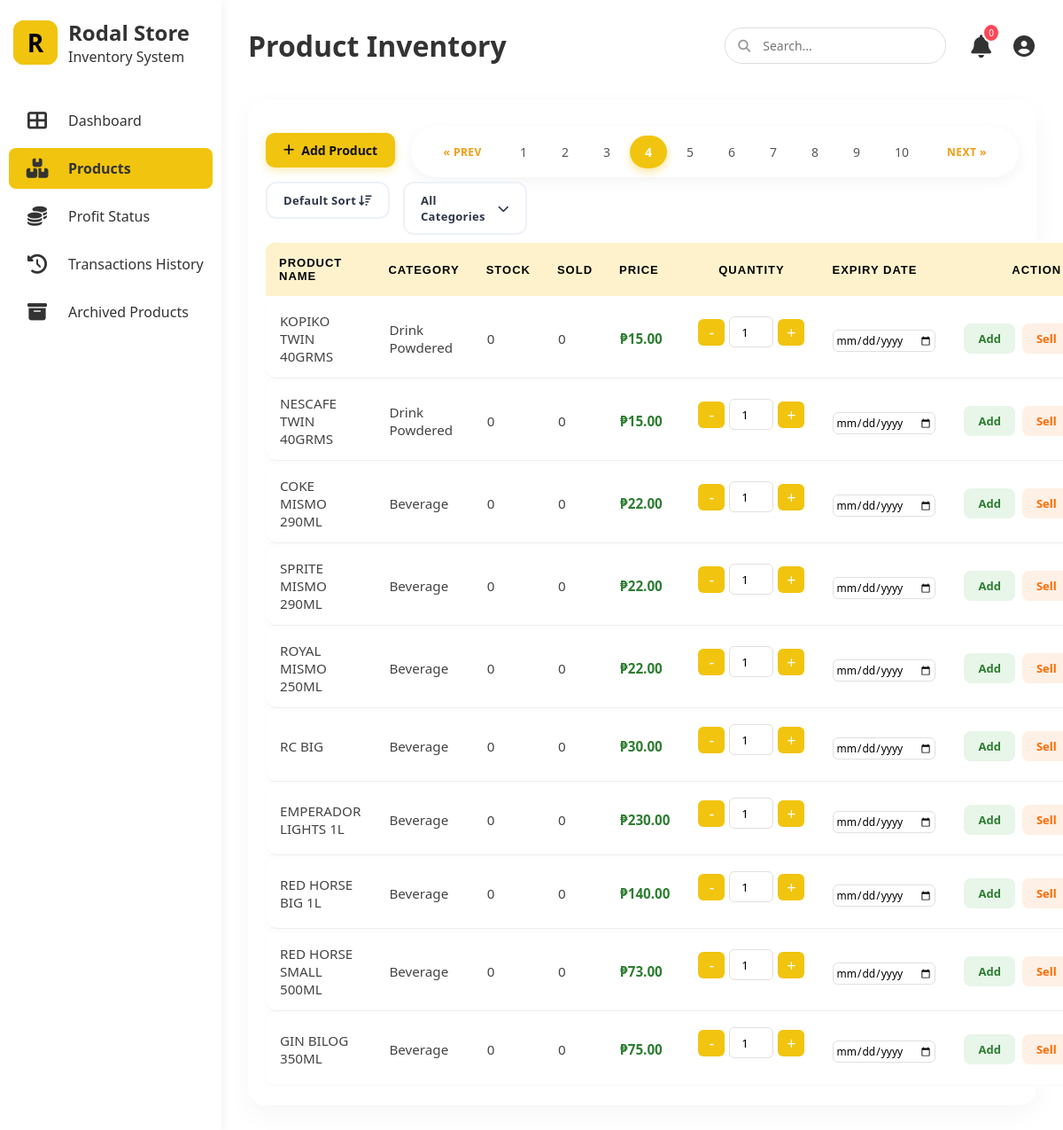
Screenshot of /stocks.php?page=4 (signed in) with the database file from the repository.
### tables this page shows
CREATE TABLE `product` (
  `product_id` int(11) NOT NULL,
  `product_name` varchar(255) NOT NULL,
  `category_id` int(11) NOT NULL,
  `cost` decimal(10,2) NOT NULL,
  `price` decimal(11,2) NOT NULL,
  `product_sku` varchar(255) NOT NULL,
  `is_active` tinyint(1) DEFAULT 1
);

CREATE TABLE `category` (
  `category_id` int(11) NOT NULL,
  `category_name` varchar(255) NOT NULL
);

### stocks.php (the view, shortened to what this page needs)
<?php
require 'db_connect.php';
$search = isset($_GET['search']) ? mysqli_real_escape_string($conn, $_GET['search']) : '';
$sort = $_GET['sort'] ?? 'default';
switch ($sort) {
    default:
        $orderBy = "p.product_id ASC";
}
$limit = 10;
$page = isset($_GET['page']) ? (int) $_GET['page'] : 1;
$offset = ($page - 1) * $limit;
$conditions = [];
$conditions[] = "p.is_active = 1";
$whereClause = "WHERE " . implode(" AND ", $conditions);
$total_query = "SELECT COUNT(*) as total
                FROM product p
                JOIN category c ON p.category_id = c.category_id
                $whereClause";
$total_results_res = mysqli_query($conn, $total_query);
$total_row = mysqli_fetch_assoc($total_results_res);
$total_pages = ceil($total_row['total'] / $limit);
$sql = "SELECT p.product_id, p.product_name, p.product_sku, p.cost, p.category_id, c.category_name, p.price,
        SUM(CASE WHEN t.transaction_type = 'IN' THEN t.quantity ELSE 0 END) as total_in,
        SUM(CASE WHEN t.transaction_type = 'OUT' THEN t.quantity ELSE 0 END) as total_out
        FROM product p
        JOIN category c ON p.category_id = c.category_id
        LEFT JOIN stock_transaction t ON p.product_id = t.product_id
        $whereClause
        GROUP BY p.product_id
        ORDER BY $orderBy
        LIMIT $limit OFFSET $offset";
$result = mysqli_query($conn, $sql);
?>
<!DOCTYPE html>
<html lang="en">
<head>
    <link rel="stylesheet" href="style.css">
    <link rel="stylesheet" href="https://cdnjs.cloudflare.com/ajax/libs/font-awesome/6.4.0/css/all.min.css">
</head>
<body>
    <div class="container">
        <aside class="sidebar">
            <div class="logo">
                <a href="dashboard.php" class="logo-r">
                    <div class="logo-r">R</div>
                </a>
                <div class="logo-text">
                    <h2>Rodal Store</h2>
                    <p>Inventory System</p>
                </div>
            </div>
            <ul class="nav-links">
                <li><a href="dashboard.php"><i class="fas fa-th-large"></i> <span>Dashboard</span></a></li>
                <li class="active"><a href="stocks.php"><i class="fas fa-boxes"></i> <span>Products</span></a></li>
                <li><a href="profit_status.php"><i class="fas fa-coins"></i> <span>Profit Status</span></a></li>
                <li><a href="purchase-history.php"><i class="fas fa-history"></i><span>Transactions History</span></a>
                </li>
                <li><a href="archived_products.php"><i class="fas fa-archive"></i> <span>Archived Products</span></a>
                </li>
            </ul>
        </aside>
        <main class="main-content">
            <header>
                <div class="header-title">
                    <h1>Product Inventory</h1>
                </div>
                <div class="header-right">
                    <div class="search-bar">
                        <form method="GET" action="stocks.php">
                            <input type="text" name="search" placeholder="Search..."
                                value="<?php echo htmlspecialchars($search); ?>">
                        </form>
                    </div>
                    <div class="user-actions">
                        <div class="notification-container">
                            <button class="icon-btn" id="notifBtn">
                                <i class="fas fa-bell"></i>
                                <span class="notif-badge" id="notifCount">0</span>
                            </button>
                        </div>
                        <div class="user-profile-wrapper"
                            style="position: relative !important; display: inline-block !important; vertical-align: middle;">
                            <div id="profileBtn" onclick="toggleProfileMenu(event)" style="cursor: pointer;
                padding: 2px;
                display: flex;
                align-items: center;
                justify-content: center;
                transition: opacity 0.2s;" onmouseover="this.style.opacity='0.8'" onmouseout="this.style.opacity='1'">
                                <i class="fas fa-user-circle"
                                    style="font-size: 24px !important; color: #333 !important;"></i>
                            </div>
                        </div>
                    </div>
                </div>
            </header>
            <section class="category-section">
                <div class="top-bar">
                    <button class="add-product-btn" onclick="openAddProductModal()">
                        <i class="fas fa-plus"></i> Add Product
                    </button>
                    <div class="pagination-container">
                        <?php
                        $url_params = '';
                        ?>
                        <div class="pagination">
                            <?php if ($page > 1): ?>
                                <a href="?page=<?php echo ($page - 1) . $url_params; ?>">&laquo; Prev</a>
                            <?php endif; ?>
                            <?php for ($i = 1; $i <= $total_pages; $i++): ?>
                                <a href="?page=<?php echo $i . $url_params; ?>"
                                    class="<?php echo ($page == $i) ? 'active' : ''; ?>">
                                    <?php echo $i; ?>
                                </a>
                            <?php endfor; ?>
                            <?php if ($page < $total_pages): ?>
                                <a href="?page=<?php echo ($page + 1) . $url_params; ?>">Next &raquo;</a>
                            <?php endif; ?>
                        </div>
                    </div>
                    <?php
                    $currentCat = $_GET['category'] ?? 'all';
                    ?>
                    <form method="GET" id="filterForm" action="stocks.php" style="display: flex; gap: 15px;">
                        <div class="modern-dropdown" id="sortDropdown">
                            <div class="dropdown-trigger">
                                <span>
                                    <?php
                                    $labels = [
                                        'default' => 'Default Sort',
                                        'most_sold' => 'Sales: Most Sold',
                                        'least_sold' => 'Sales: Least Sold',
                                        'alpha_asc' => 'Name: A to Z',
                                        'alpha_desc' => 'Name: Z to A',
                                        'price_asc' => 'Price: Low-High',
                                        'price_desc' => 'Price: High-Low',
                                        'stock_low' => 'Stock: Low-High',
                                        'stock_high' => 'Stock: High-Low'
                                    ];
                                    echo $labels[$sort] ?? 'Default Sort';
                                    ?>
                                </span>
                                <i class="fas fa-sort-amount-down"></i>
                            </div>
                        </div>
                        <div class="modern-dropdown" id="categoryDropdown">
                            <div class="dropdown-trigger">
                                <span id="selectedDisplay">
                                    <?php echo ($currentCat === 'all') ? 'All Categories' : str_replace('_', ' ', $currentCat); ?>
                                </span>
                                <i class="fas fa-chevron-down"></i>
                            </div>
                        </div>
                    </form>
                </div>
                <table class="grid-table">
                    <thead class="grid-thead">
                        <tr>
                            <th>Product Name</th>
                            <th>Category</th>
                            <th>Stock</th>
                            <th>Sold</th>
                            <th>Price</th>
                            <th style="text-align: center;">Quantity</th>
                            <th>Expiry Date</th>
                            <th style="text-align: center;">Action</th>
                        </tr>
                    </thead>
                    <tbody id="productBody">
                        <?php while ($row = mysqli_fetch_assoc($result)) {
                            $stock = $row['total_in'] - $row['total_out'];
                            $sold = $row['total_out'];
                            $catAttr = strtoupper(str_replace(' ', '_', $row['category_name']));
                        ?>
                            <tr data-category="<?php echo $catAttr; ?>">
                                <td><?php echo htmlspecialchars($row['product_name']); ?></td>
                                <td><?php echo ucwords(strtolower(str_replace('_', ' ', $row['category_name']))); ?></td>
                                <td><?php echo $stock; ?></td>
                                <td><?php echo $sold; ?></td>
                                <td style="font-weight: bold; color: #2e7d32;">
                                    ₱<?php echo number_format($row['price'], 2); ?></td>
                                <td>
                                    <div class="quantity-box">
                                        <button onclick="changeQty(this,-1)">-</button>
                                        <input type="number" value="1" min="1" id="qty-<?php echo $row['product_id']; ?>">
                                        <button onclick="changeQty(this,1)">+</button>
                                    </div>
                                </td>
                                <td>
                                    <input type="date" id="expiry-<?php echo $row['product_id']; ?>"
                                        style="margin-top: 5px; font-size: 12px; padding: 2px;">
                                </td>
                                <td>
                                    <div class="action-group" style="display: flex; align-items: center; gap: 8px;">
                                        <button class="add-btn"
                                            onclick="updateStock(<?php echo $row['product_id']; ?>, 'IN')">Add</button>
                                        <button class="sell-btn"
                                            onclick="updateStock(<?php echo $row['product_id']; ?>, 'OUT', <?php echo $stock; ?>)">Sell</button>
                                    </div>
                                </td>
                            </tr>
                        <?php } ?>
                    </tbody>
                </table>
            </section>
        </main>
    </div>
</body>
</html>

### rows the page displays
product: product_name "KOPIKO TWIN 40GRMS", category.category_name "Drink Powdered", stock "0", sold "0", price "15.00"
product: product_name "NESCAFE TWIN 40GRMS", category.category_name "Drink Powdered", stock "0", sold "0", price "15.00"
product: product_name "COKE MISMO 290ML", category.category_name "Beverage", stock "0", sold "0", price "22.00"
product: product_name "SPRITE MISMO 290ML", category.category_name "Beverage", stock "0", sold "0", price "22.00"
product: product_name "ROYAL MISMO 250ML", category.category_name "Beverage", stock "0", sold "0", price "22.00"
product: product_name "RC BIG", category.category_name "Beverage", stock "0", sold "0", price "30.00"
product: product_name "EMPERADOR LIGHTS 1L", category.category_name "Beverage", stock "0", sold "0", price "230.00"
product: product_name "RED HORSE BIG 1L", category.category_name "Beverage", stock "0", sold "0", price "140.00"
product: product_name "RED HORSE SMALL 500ML", category.category_name "Beverage", stock "0", sold "0", price "73.00"
product: product_name "GIN BILOG 350ML", category.category_name "Beverage", stock "0", sold "0", price "75.00"

### other values shown
$labels[$sort] "Default Sort"
